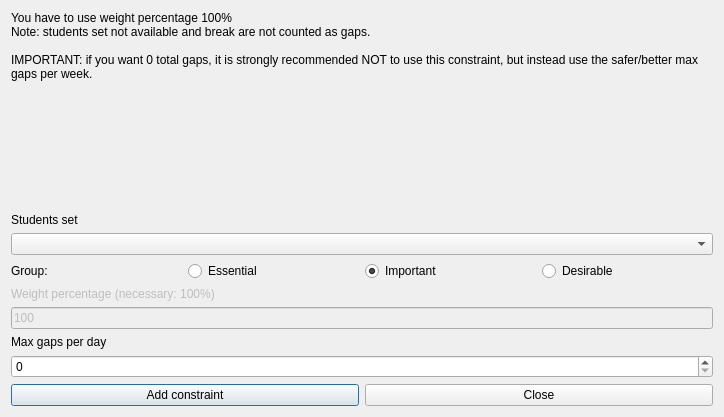
<?xml version="1.0" encoding="UTF-8"?>
<ui version="4.0">
 <class>AddConstraintStudentsSetMaxGapsPerDayForm_template</class>
 <widget class="QDialog" name="AddConstraintStudentsSetMaxGapsPerDayForm_template">
  <property name="geometry">
   <rect>
    <x>0</x>
    <y>0</y>
    <width>724</width>
    <height>417</height>
   </rect>
  </property>
  <property name="windowTitle">
   <string extracomment="This is the title of the dialog to add a new constraint of this type">Add students set max gaps per day</string>
  </property>
  <layout class="QVBoxLayout" name="verticalLayout">
   <item>
    <widget class="QLabel" name="weightTextLabel_2">
     <property name="sizePolicy">
      <sizepolicy hsizetype="Minimum" vsizetype="Minimum">
       <horstretch>0</horstretch>
       <verstretch>0</verstretch>
      </sizepolicy>
     </property>
     <property name="frameShape">
      <enum>QFrame::NoFrame</enum>
     </property>
     <property name="frameShadow">
      <enum>QFrame::Plain</enum>
     </property>
     <property name="text">
      <string>You have to use weight percentage 100%
Note: students set not available and break are not counted as gaps.

IMPORTANT: if you want 0 total gaps, it is strongly recommended NOT to use this constraint, but instead use the safer/better max gaps per week.</string>
     </property>
     <property name="wordWrap">
      <bool>true</bool>
     </property>
    </widget>
   </item>
   <item>
    <spacer name="spacer1">
     <property name="orientation">
      <enum>Qt::Vertical</enum>
     </property>
     <property name="sizeType">
      <enum>QSizePolicy::Expanding</enum>
     </property>
     <property name="sizeHint" stdset="0">
      <size>
       <width>20</width>
       <height>40</height>
      </size>
     </property>
    </spacer>
   </item>
   <item>
    <widget class="QLabel" name="studentsTextLabel">
     <property name="frameShape">
      <enum>QFrame::NoFrame</enum>
     </property>
     <property name="frameShadow">
      <enum>QFrame::Plain</enum>
     </property>
     <property name="text">
      <string>Students set</string>
     </property>
     <property name="wordWrap">
      <bool>false</bool>
     </property>
    </widget>
   </item>
   <item>
    <widget class="QComboBox" name="studentsComboBox">
     <property name="editable">
      <bool>false</bool>
     </property>
     <property name="insertPolicy">
      <enum>QComboBox::NoInsert</enum>
     </property>
     <property name="autoCompletion">
      <bool>false</bool>
     </property>
     <property name="duplicatesEnabled">
      <bool>false</bool>
     </property>
    </widget>
   </item>
   <item>
    <layout class="QHBoxLayout" name="horizontalLayout_4">
     <item>
      <widget class="QLabel" name="groupTextLabel">
       <property name="text">
        <string>Group:</string>
       </property>
      </widget>
     </item>
     <item>
      <widget class="QRadioButton" name="essentialRadioButton">
       <property name="text">
        <string>Essential</string>
       </property>
      </widget>
     </item>
     <item>
      <widget class="QRadioButton" name="importantRadioButton">
       <property name="text">
        <string>Important</string>
       </property>
       <property name="checked">
        <bool>true</bool>
       </property>
      </widget>
     </item>
     <item>
      <widget class="QRadioButton" name="desirableRadioButton">
       <property name="text">
        <string>Desirable</string>
       </property>
      </widget>
     </item>
    </layout>
   </item>
   <item>
    <widget class="QLabel" name="weightTextLabel">
     <property name="enabled">
      <bool>false</bool>
     </property>
     <property name="frameShape">
      <enum>QFrame::NoFrame</enum>
     </property>
     <property name="frameShadow">
      <enum>QFrame::Plain</enum>
     </property>
     <property name="text">
      <string>Weight percentage (necessary: 100%)</string>
     </property>
     <property name="wordWrap">
      <bool>false</bool>
     </property>
    </widget>
   </item>
   <item>
    <widget class="QLineEdit" name="weightLineEdit">
     <property name="enabled">
      <bool>false</bool>
     </property>
     <property name="text">
      <string notr="true">100</string>
     </property>
    </widget>
   </item>
   <item>
    <widget class="QLabel" name="textLabel1">
     <property name="text">
      <string>Max gaps per day</string>
     </property>
     <property name="wordWrap">
      <bool>false</bool>
     </property>
    </widget>
   </item>
   <item>
    <widget class="QSpinBox" name="maxGapsSpinBox"/>
   </item>
   <item>
    <layout class="QHBoxLayout">
     <item>
      <widget class="QPushButton" name="addConstraintPushButton">
       <property name="text">
        <string>Add constraint</string>
       </property>
      </widget>
     </item>
     <item>
      <widget class="QPushButton" name="closePushButton">
       <property name="text">
        <string>Close</string>
       </property>
      </widget>
     </item>
    </layout>
   </item>
  </layout>
 </widget>
 <layoutdefault spacing="6" margin="11"/>
 <resources/>
 <connections/>
</ui>
